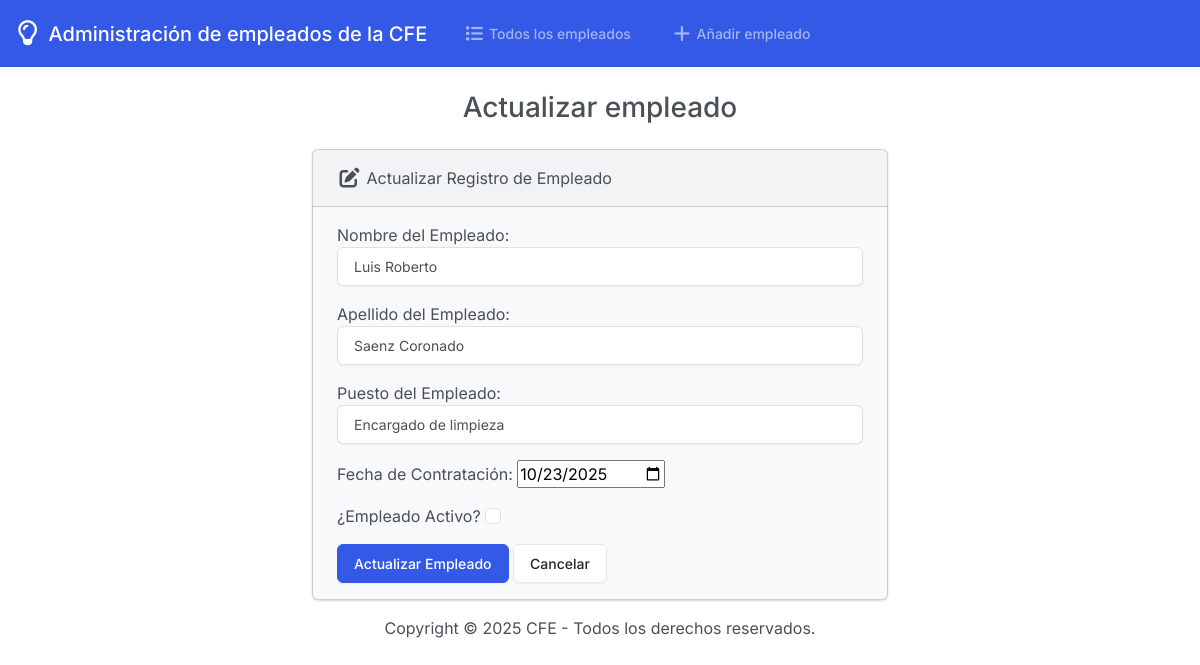
The page /editar/1 on the database its author committed.
### empleado_cfe/models.py (models this page shows, shortened)
class Empleado(models.Model):
    clave_emp = models.AutoField(
        primary_key=True,
        unique=True,
        verbose_name="Clave de Empleado"
    )
    nombre_emp = models.CharField(
        max_length=100,
        verbose_name="Nombre"
    )
    apellido_emp = models.CharField(
        max_length=100,
        verbose_name="Apellido"
    )
    puesto_emp = models.CharField(
        max_length=100,
        verbose_name="Puesto"
    )
    fecha_contratacion = models.DateField(
        verbose_name="Fecha de Contratación"
    )
    activo_emp = models.BooleanField(
        default=True,
        verbose_name="Activo"
    )
    class Meta:
        db_table = 'Empleado'
        verbose_name = 'Empleado'
        verbose_name_plural = 'Empleados'

### empleado_cfe/views.py (the view)
# urls.py: path('editar/<int:clave_emp>', views.editar_empleado, name = 'editar_empleado'),
def editar_empleado(request, clave_emp):
    try:
        empleado = Empleado.objects.get(clave_emp = clave_emp)
    except Empleado.DoesNotExist:
        messages.error(request, "El empleado solicitado no existe.")
        return redirect('index')
    if request.method == 'POST':
        form = EmpleadoForm(request.POST, instance = empleado)
        if form.is_valid():
            form.save()
            messages.success(request, 'Empleado actualizado exitosamente.')
            return redirect('index')
    else :
        form = EmpleadoForm(instance = empleado)
    return render(request, 'empleado_cfe/editar_empleado.html', {
        'form': form,
        'empleado': empleado
    })

### empleado_cfe/forms.py
class EmpleadoForm(forms.ModelForm):
    class Meta:
        model = Empleado
        fields = ['nombre_emp', 'apellido_emp', 'puesto_emp', 'fecha_contratacion', 'activo_emp']
        labels = {
            'nombre_emp': 'Nombre del Empleado',
            'apellido_emp': 'Apellido del Empleado',
            'puesto_emp': 'Puesto del Empleado',
            'fecha_contratacion': 'Fecha de Contratación',
            'activo_emp': '¿Empleado Activo?',
        }
        widgets = {
            'nombre_emp': forms.TextInput(attrs={'class': 'form-control'}),
            'apellido_emp': forms.TextInput(attrs={'class': 'form-control'}),
            'puesto_emp': forms.TextInput(attrs={'class': 'form-control'}),
            'fecha_contratacion': forms.DateInput(attrs={'type': 'date'}),
            'activo_emp': forms.CheckboxInput(attrs={'class': 'form-check-input'})
        }

### empleado_cfe/templates/empleado_cfe/editar_empleado.html (shortened to what this page needs)
{% extends 'empleado_cfe/base.html' %}
{% block body %}
<h3 class = "text-center m-4">Actualizar empleado</h3>
    <div class = "row justify-content-center">
        <div class = "col-6">
            <div class="card bg-light mb-3">
                <div class="card-header">
                    <i class="fa-solid fa-pen-to-square fa-lg"></i> Actualizar Registro de Empleado
                </div>
                <div class="card-body">
                    <form action = "{% url 'editar_empleado' empleado.clave_emp %}" method = "POST">
                        {{ form.as_p }}
                        <button type="submit" class="btn btn-primary">Actualizar Empleado</button>
                        <a href = "{% url 'index' %}" class="btn btn-secondary">Cancelar</a>
                    </form>
                </div>
            </div>
        </div>
{% endblock %}

### rows shown on the page
Empleado: nombre_emp "Luis Roberto", apellido_emp "Saenz Coronado", puesto_emp "Encargado de limpieza", fecha_contratacion "10/23/2025"
